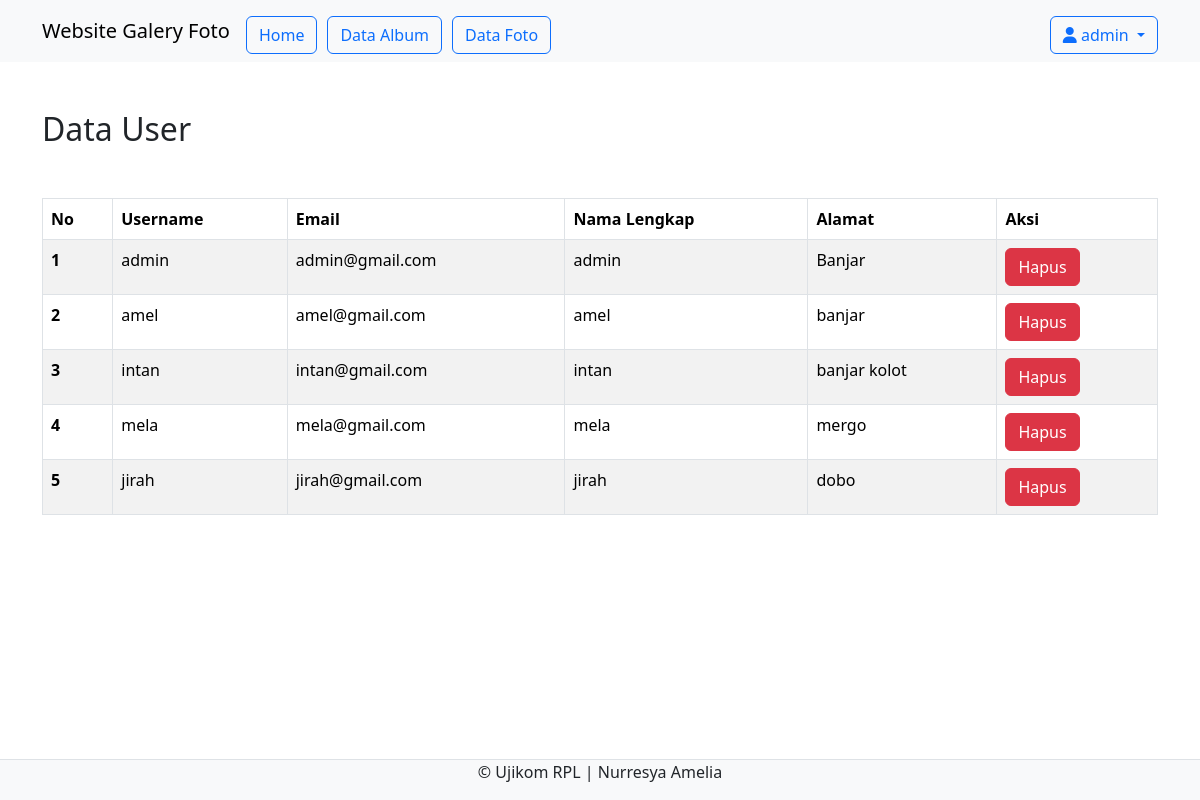
/Admin/user.php (signed in), run on the app's committed database.
### tables this page shows
CREATE TABLE `user` (
  `userID` int(11) NOT NULL,
  `Username` varchar(255) NOT NULL,
  `Password` varchar(255) NOT NULL,
  `Email` varchar(255) NOT NULL,
  `NamaLengkap` varchar(255) NOT NULL,
  `Alamat` text NOT NULL,
  `Role` varchar(255) NOT NULL DEFAULT 'user'
);

### Admin/user.php (the view, shortened to what this page needs)
<?php
$userID = $_SESSION['userID'];
include_once("../config/koneksi.php");
$username = "Username";
$query_user = mysqli_query($koneksi, "SELECT NamaLengkap FROM user WHERE userID = '$userID'");
$data_user = mysqli_fetch_array($query_user);
if ($data_user) {
  $username = $data_user['NamaLengkap'];
}
$result = mysqli_query($koneksi, "SELECT * FROM user");
?>
<!DOCTYPE html>
<html lang="en">
<head>
    <link rel="stylesheet" type="text/css" href="../assets/css/bootstrap.min.css">
    <link rel="stylesheet" href="https://cdnjs.cloudflare.com/ajax/libs/font-awesome/6.5.1/css/all.min.css" />
</head>
<body>
<nav class="navbar navbar-expand-lg bg-body-tertiary">
  <div class="container">
    <a class="navbar-brand" href="index.php">Website Galery Foto</a>
    <div class="collapse navbar-collapse mt-2"  id="navbarNavAltMarkup">
      <div class="navbar-nav me-auto">
        <a href="home.php" class="btn btn-outline-primary">Home</a>
        <a href="album.php" class="btn btn-outline-primary">Data Album</a>
        <a href="foto.php" class="btn btn-outline-primary">Data Foto</a>
      </div>
      <div class="navbar-nav ms-auto">
          <div class="dropdown">
              <button class="btn btn-outline-primary dropdown-toggle" type="button" id="dropdownMenuButton" data-bs-toggle="dropdown" aria-expanded="false">
                  <i class="fas fa-user"></i> <?php echo $username; ?>
              </button>
          </div>
      </div>
    </div>
  </div>
</nav>
    <div class="container mt-5">
    <h2 style="margin-bottom: 50px;">Data User</h2>
        <div class="row">
            <div class="col-md-12">
                <table class="table table-striped table-bordered">
                    <thead class="thead-dark">
                        <tr>
                            <th scope="col">No</th>
                            <th scope="col">Username</th>
                            <th scope="col">Email</th>
                            <th scope="col">Nama Lengkap</th>
                            <th scope="col">Alamat</th>
                            <th scope="col">Aksi</th>
                        </tr>
                    </thead>
                    <tbody>
                        <?php
                        if ($result && mysqli_num_rows($result) > 0) {
                            $count = 1;
                            while ($d = mysqli_fetch_assoc($result)) :
                        ?>
                                <tr>
                                    <th scope="row"><?= $count ?></th>
                                    <td><?= $d['Username'] ?></td>
                                    <td><?= $d['Email'] ?></td>
                                    <td><?= $d['NamaLengkap'] ?></td>
                                    <td><?= $d['Alamat'] ?></td>
                                    <td>
                                        <a href="#" data-bs-toggle="modal" data-bs-target="#hapus<?= $d['userID']; ?>">
                                            <button type="button" class="btn btn-danger">Hapus</button>
                                        </a>
                                    </td>
                                </tr>
                        <?php
                                $count++;
                            endwhile;
                        } else {
                            echo "<tr><td colspan='6'>Tidak ada data pengguna</td></tr>";
                        }
                        ?>
                    </tbody>
                </table>
            </div>
        </div>
    </div>
    <footer class="d-flex justify-content-center border-top mt-3 bg-light fixed-bottom">
        <p>&copy; Ujikom RPL | Nurresya Amelia</p>
    </footer>
</body>
</html>

### data on the page
user: NamaLengkap "admin", Username "admin", Email "admin@gmail.com", Alamat "Banjar"
user: Username "amel", Email "amel@gmail.com", NamaLengkap "amel", Alamat "banjar"
user: Username "intan", Email "intan@gmail.com", NamaLengkap "intan", Alamat "banjar kolot"
user: Username "mela", Email "mela@gmail.com", NamaLengkap "mela", Alamat "mergo"
user: Username "jirah", Email "jirah@gmail.com", NamaLengkap "jirah", Alamat "dobo"
